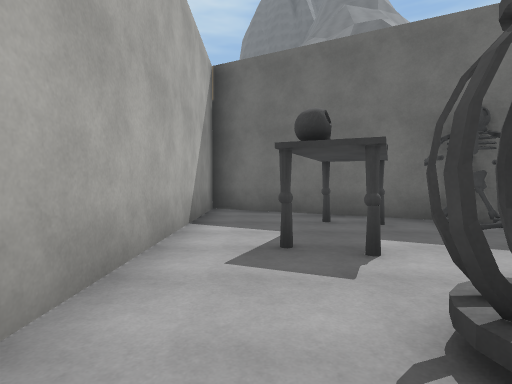
View 1 (above)

24 first-person views from a walk through a 3-D level made in the Unity game engine. The camera is 1.4 m above the floor, tilts 2° down and sees 80° across. The floor is counted in squares, 2 m on a side. Each view is taken from the middle of a square. On the plan, view 1 faces up. The plan holds only what a view shows up to about 10 squares ahead; the rest is blank. The place goes on beyond the plan. The player character is not drawn. Surface patterns are stand-ins for the level's own textures.

View 2
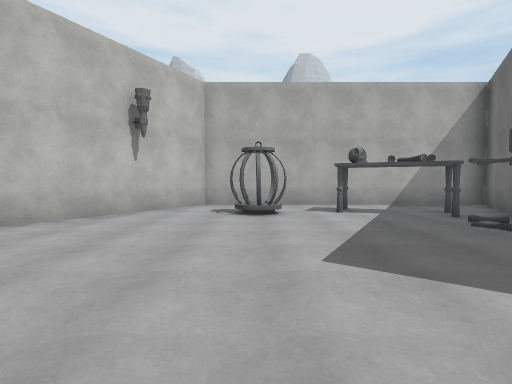

View 3
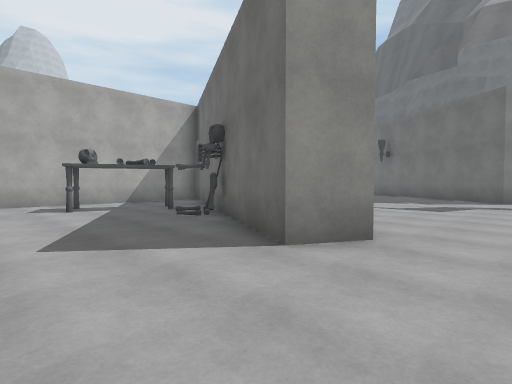

View 4
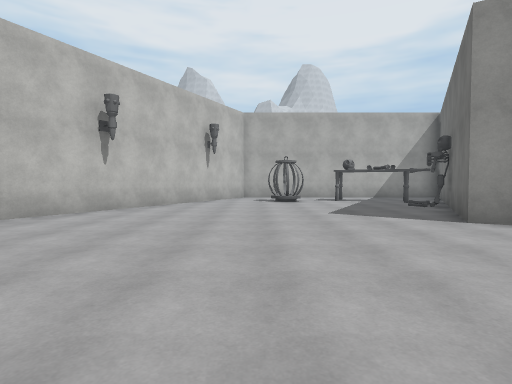

View 5
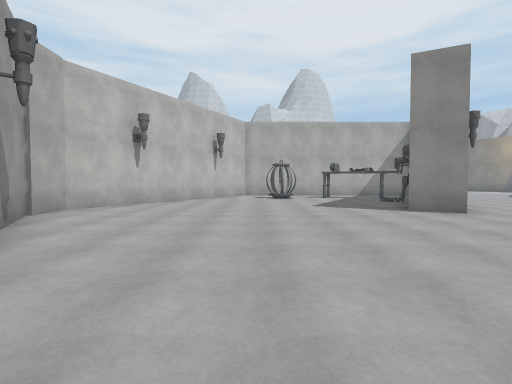

View 6
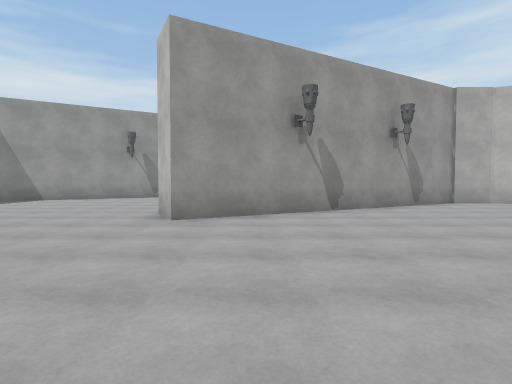

View 7
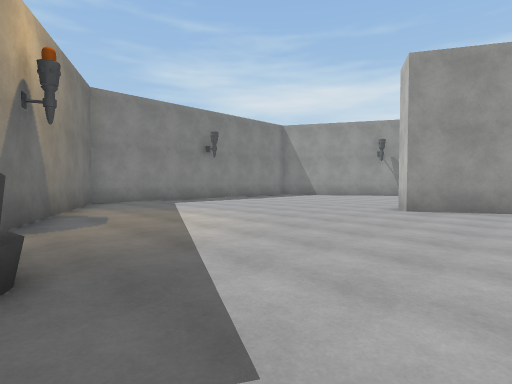

View 8
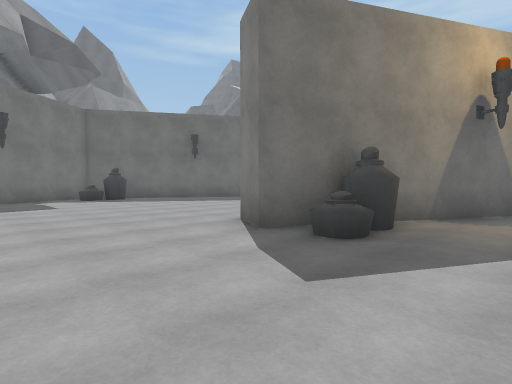

View 9
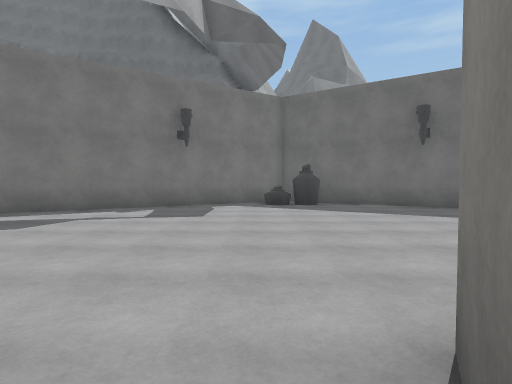

View 10
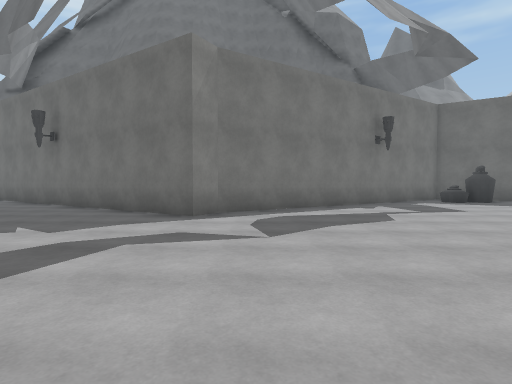

View 11
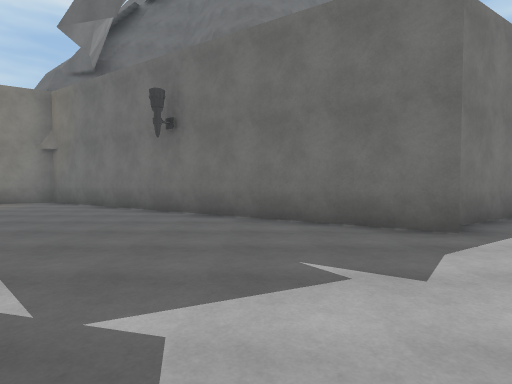

View 12
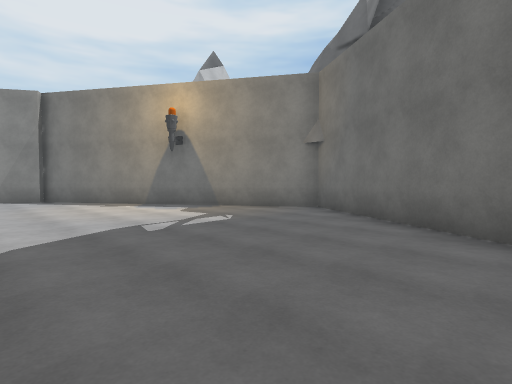

View 13
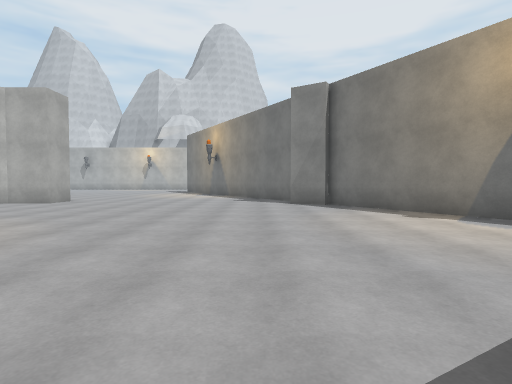

View 14
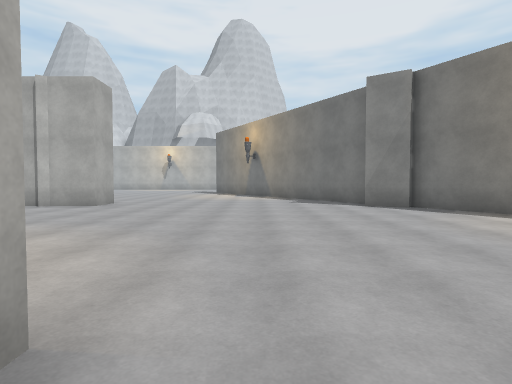

View 15
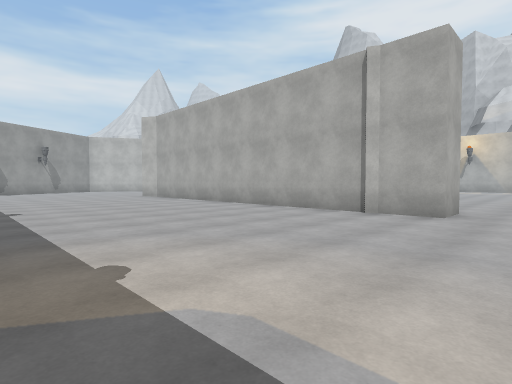

View 16
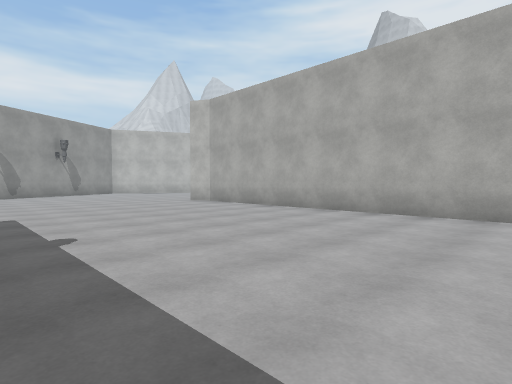

View 17
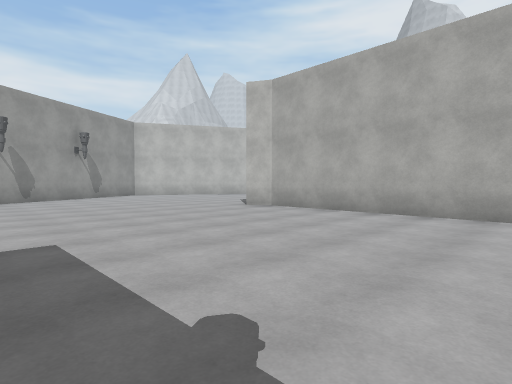

View 18
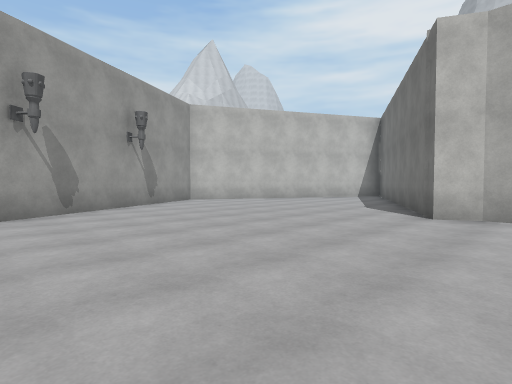

View 19
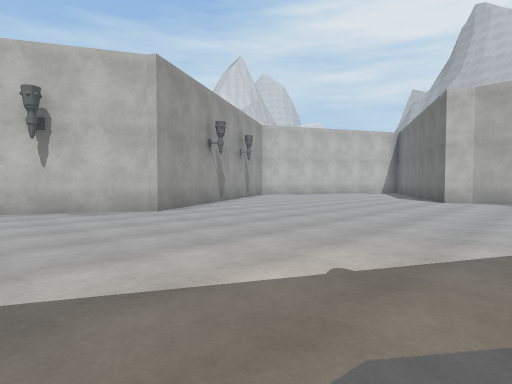

View 20
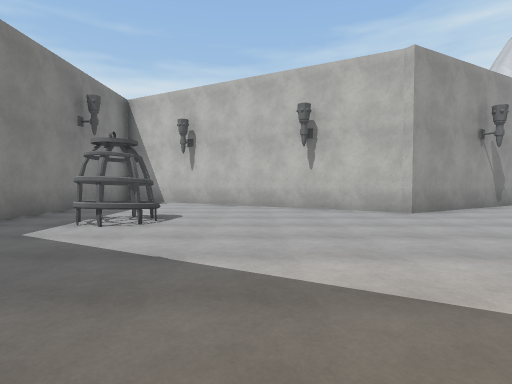

View 21
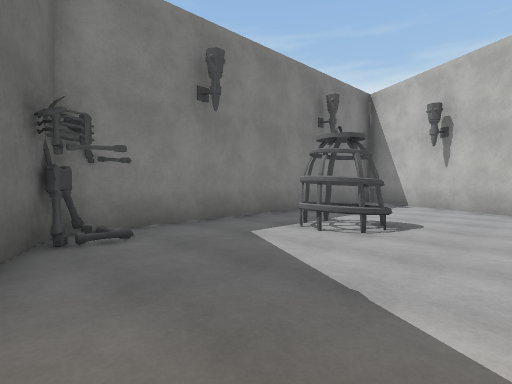

View 22
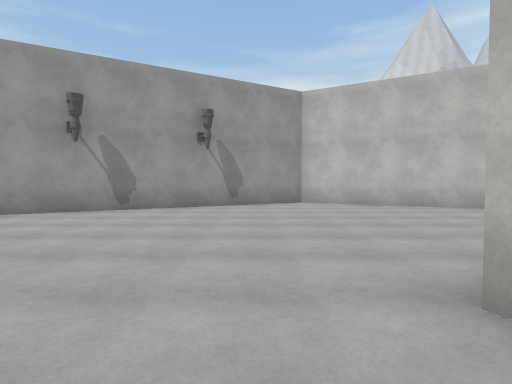

View 23
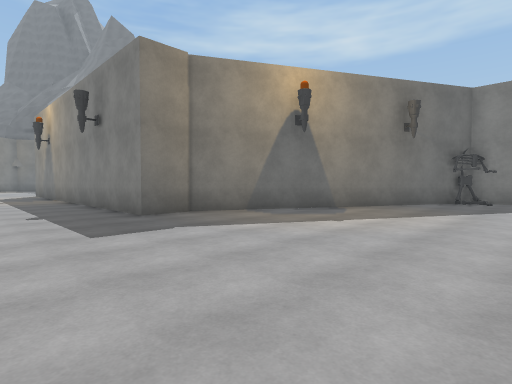

View 24
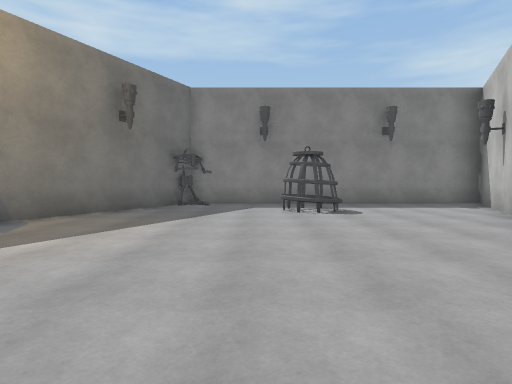

### Floor plan
Points are (right, up) in squares from view 1. A wall is a line through its corners. A room is listed if a view was taken in it or the views show most of it. See-through windows are left out.
Room 1 (view 1)
walls: (-1.1, 0.5) (-1.1, -0.5) (0, -1.1)
ways out: opening at (0, 1.5) to room 2; opening at (1, 0) to room 2
Room 2 (views 2, 3, 4, 5, 6, 7, 8, 9, 10, 11, 12, 13, 14, 15, 16, 17, 18, 19, 20, 21, 22, 23, 24)
walls: (7.4, 4.6) (6.9, 3.6) (-1.1, 7.9) (-1.1, 0.5); (1, 1) (0.8, 1.4); (0.8, 1) (0.6, 1.5); (0, -1.1) (6.5, -4.6) (7.9, -4.6); (7.7, -4.7) (15.5, -0.5) (16.1, -1.5); (4.2, -8.7) (4.9, -8.6); (3.8, -8.9) (4.3, -8.5); (3.9, -9.4) (3.8, -9) (4.1, -8.5) (4.8, -8.7); (16.7, 7.5) (15.3, 8.2) (15.8, 9.3); (4.2, -9.9) (3.8, -9.7) (3.8, -9); (-9.6, 3.9) (-9.6, -6) (-9.2, -6.6) (-12.5, -8.4); (-10.8, 5.5) (-9.6, 5.5) (-9.6, 4.2) (-9.4, 3.8); (23.4, 3.2) (23.4, 3.9) (17.5, 7.1); (14.8, 18) (8.2, 13.8) (7.7, 13.1) (-1.7, 19.1) (-9.4, 14.1); (-9, 14.1) (-9.7, 13.1); (20.3, 15.9) (17.1, 18); (-10.5, 13.4) (-11.1, 13.1); (-12.6, -13.4) (-9.5, -15.1) (-1.5, -10.7) (6.6, -15.1) (6.6, -6) (-0.9, -1.9) (-2.2, -1.9) (-2.2, 3.4)
low walls: (0.8, 1) (0.9, 1.5)
ways out: opening at (0, 1.5) to room 1; opening at (1, 0) to room 1; gap at (1, 2)
objects: table (0, 3) to (1, 3); table (1, 5) to (2, 5); other object (4, 5); other object (6, -6)

Where each view was taken, in squares from view 1:
view 1: 0 up, 0 right, facing up
view 2: 1 up, 8 right, facing left
view 3: 1 up, 9 right, facing up-left
view 4: 0 up, 12 right, facing left
view 5: 0 up, 14 right, facing left
view 6: 5 up, 14 right, facing down
view 7: 7 up, 13 right, facing down-right
view 8: 5 up, 12 right, facing up-right
view 9: 8 up, 15 right, facing up
view 10: 7 up, 9 right, facing up
view 11: 9 up, 5 right, facing up
view 12: 12 up, 3 right, facing up-left
view 13: 12 up, 0 right, facing left
view 14: 10 up, 1 left, facing left
view 15: 7 up, 3 left, facing down-left
view 16: 3 up, 3 left, facing down-left
view 17: 0 up, 3 left, facing down-left
view 18: 5 down, 3 left, facing down-left
view 19: 4 down, 2 right, facing down-left
view 20: 4 down, 2 right, facing down
view 21: 5 down, 2 right, facing down-right
view 22: 5 down, 8 left, facing down
view 23: 8 down, 5 left, facing up-right
view 24: 8 down, 3 left, facing right
